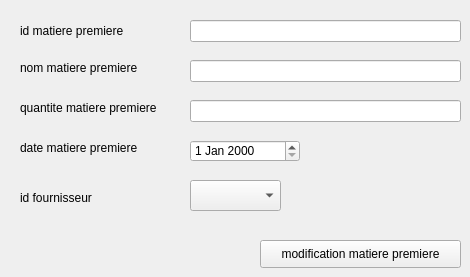
        <widget class="QWidget" name="tab_19">
         <attribute name="title">
          <string>modification</string>
         </attribute>
         <widget class="QLabel" name="label_33">
          <property name="geometry">
           <rect>
            <x>20</x>
            <y>20</y>
            <width>141</width>
            <height>21</height>
           </rect>
          </property>
          <property name="text">
           <string>id matiere premiere</string>
          </property>
         </widget>
         <widget class="QLabel" name="label_34">
          <property name="geometry">
           <rect>
            <x>20</x>
            <y>60</y>
            <width>141</width>
            <height>16</height>
           </rect>
          </property>
          <property name="text">
           <string>nom matiere premiere</string>
          </property>
         </widget>
         <widget class="QLabel" name="label_35">
          <property name="geometry">
           <rect>
            <x>20</x>
            <y>100</y>
            <width>161</width>
            <height>16</height>
           </rect>
          </property>
          <property name="text">
           <string>quantite matiere premiere</string>
          </property>
         </widget>
         <widget class="QLabel" name="label_36">
          <property name="geometry">
           <rect>
            <x>20</x>
            <y>140</y>
            <width>141</width>
            <height>16</height>
           </rect>
          </property>
          <property name="text">
           <string>date matiere premiere</string>
          </property>
         </widget>
         <widget class="QLabel" name="label_37">
          <property name="geometry">
           <rect>
            <x>20</x>
            <y>190</y>
            <width>101</width>
            <height>16</height>
           </rect>
          </property>
          <property name="text">
           <string>id fournisseur</string>
          </property>
         </widget>
         <widget class="QLineEdit" name="id_matierep_mod">
          <property name="geometry">
           <rect>
            <x>190</x>
            <y>20</y>
            <width>271</width>
            <height>22</height>
           </rect>
          </property>
         </widget>
         <widget class="QLineEdit" name="nom_matierep_mod">
          <property name="geometry">
           <rect>
            <x>190</x>
            <y>60</y>
            <width>271</width>
            <height>22</height>
           </rect>
          </property>
         </widget>
         <widget class="QLineEdit" name="quantite_matierep_mod">
          <property name="geometry">
           <rect>
            <x>190</x>
            <y>100</y>
            <width>271</width>
            <height>22</height>
           </rect>
          </property>
         </widget>
         <widget class="QDateEdit" name="date_matierp_mod">
          <property name="geometry">
           <rect>
            <x>190</x>
            <y>140</y>
            <width>110</width>
            <height>22</height>
           </rect>
          </property>
         </widget>
         <widget class="QComboBox" name="liste_fournisseur_2">
          <property name="geometry">
           <rect>
            <x>190</x>
            <y>180</y>
            <width>91</width>
            <height>31</height>
           </rect>
          </property>
         </widget>
         <widget class="QPushButton" name="modification_matierep">
          <property name="geometry">
           <rect>
            <x>260</x>
            <y>240</y>
            <width>201</width>
            <height>28</height>
           </rect>
          </property>
          <property name="text">
           <string>modification matiere premiere</string>
          </property>
         </widget>
        </widget>
